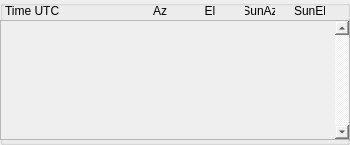
   <widget class="QGroupBox" name="groupBox">
    <property name="geometry">
     <rect>
      <x>420</x>
      <y>240</y>
      <width>350</width>
      <height>145</height>
     </rect>
    </property>
    <property name="sizePolicy">
     <sizepolicy hsizetype="Fixed" vsizetype="Fixed">
      <horstretch>0</horstretch>
      <verstretch>0</verstretch>
     </sizepolicy>
    </property>
    <property name="minimumSize">
     <size>
      <width>350</width>
      <height>145</height>
     </size>
    </property>
    <property name="maximumSize">
     <size>
      <width>350</width>
      <height>140</height>
     </size>
    </property>
    <property name="contextMenuPolicy">
     <enum>Qt::NoContextMenu</enum>
    </property>
    <property name="autoFillBackground">
     <bool>false</bool>
    </property>
    <property name="styleSheet">
     <string notr="true">border-color: rgb(0, 0, 0);</string>
    </property>
    <property name="title">
     <string/>
    </property>
    <property name="flat">
     <bool>false</bool>
    </property>
    <property name="checkable">
     <bool>false</bool>
    </property>
    <widget class="QScrollArea" name="sessions_scroll_area">
     <property name="geometry">
      <rect>
       <x>0</x>
       <y>20</y>
       <width>350</width>
       <height>120</height>
      </rect>
     </property>
     <property name="sizePolicy">
      <sizepolicy hsizetype="Fixed" vsizetype="Fixed">
       <horstretch>0</horstretch>
       <verstretch>0</verstretch>
      </sizepolicy>
     </property>
     <property name="minimumSize">
      <size>
       <width>350</width>
       <height>120</height>
      </size>
     </property>
     <property name="maximumSize">
      <size>
       <width>350</width>
       <height>120</height>
      </size>
     </property>
     <property name="verticalScrollBarPolicy">
      <enum>Qt::ScrollBarAlwaysOn</enum>
     </property>
     <property name="horizontalScrollBarPolicy">
      <enum>Qt::ScrollBarAlwaysOff</enum>
     </property>
     <property name="widgetResizable">
      <bool>true</bool>
     </property>
     <property name="alignment">
      <set>Qt::AlignLeading|Qt::AlignLeft|Qt::AlignTop</set>
     </property>
     <widget class="QWidget" name="scrollAreaWidgetContents_2">
      <property name="geometry">
       <rect>
        <x>0</x>
        <y>0</y>
        <width>331</width>
        <height>118</height>
       </rect>
      </property>
     </widget>
    </widget>
    <widget class="QWidget" name="horizontalLayoutWidget">
     <property name="geometry">
      <rect>
       <x>0</x>
       <y>0</y>
       <width>352</width>
       <height>22</height>
      </rect>
     </property>
     <layout class="QHBoxLayout" name="sessions_info_layout">
      <property name="spacing">
       <number>0</number>
      </property>
      <item>
       <spacer name="horizontalSpacer_7">
        <property name="orientation">
         <enum>Qt::Horizontal</enum>
        </property>
        <property name="sizeType">
         <enum>QSizePolicy::Fixed</enum>
        </property>
        <property name="sizeHint" stdset="0">
         <size>
          <width>5</width>
          <height>20</height>
         </size>
        </property>
       </spacer>
      </item>
      <item>
       <widget class="QLabel" name="session_time_text_label">
        <property name="sizePolicy">
         <sizepolicy hsizetype="Fixed" vsizetype="Fixed">
          <horstretch>0</horstretch>
          <verstretch>0</verstretch>
         </sizepolicy>
        </property>
        <property name="minimumSize">
         <size>
          <width>110</width>
          <height>20</height>
         </size>
        </property>
        <property name="maximumSize">
         <size>
          <width>110</width>
          <height>20</height>
         </size>
        </property>
        <property name="font">
         <font>
          <weight>50</weight>
          <bold>false</bold>
         </font>
        </property>
        <property name="text">
         <string>Time UTC</string>
        </property>
       </widget>
      </item>
      <item>
       <spacer name="horizontalSpacer">
        <property name="orientation">
         <enum>Qt::Horizontal</enum>
        </property>
        <property name="sizeType">
         <enum>QSizePolicy::Fixed</enum>
        </property>
        <property name="sizeHint" stdset="0">
         <size>
          <width>30</width>
          <height>20</height>
         </size>
        </property>
       </spacer>
      </item>
      <item>
       <widget class="QLabel" name="azimuth_session_text_label">
        <property name="sizePolicy">
         <sizepolicy hsizetype="Fixed" vsizetype="Fixed">
          <horstretch>0</horstretch>
          <verstretch>0</verstretch>
         </sizepolicy>
        </property>
        <property name="minimumSize">
         <size>
          <width>30</width>
          <height>20</height>
         </size>
        </property>
        <property name="maximumSize">
         <size>
          <width>30</width>
          <height>20</height>
         </size>
        </property>
        <property name="font">
         <font>
          <weight>50</weight>
          <bold>false</bold>
         </font>
        </property>
        <property name="text">
         <string>Az</string>
        </property>
        <property name="alignment">
         <set>Qt::AlignCenter</set>
        </property>
       </widget>
      </item>
      <item>
       <spacer name="horizontalSpacer_4">
        <property name="orientation">
         <enum>Qt::Horizontal</enum>
        </property>
        <property name="sizeType">
         <enum>QSizePolicy::Fixed</enum>
        </property>
        <property name="sizeHint" stdset="0">
         <size>
          <width>20</width>
          <height>20</height>
         </size>
        </property>
       </spacer>
      </item>
      <item>
       <widget class="QLabel" name="elevation_session_text_label">
        <property name="sizePolicy">
         <sizepolicy hsizetype="Fixed" vsizetype="Fixed">
          <horstretch>0</horstretch>
          <verstretch>0</verstretch>
         </sizepolicy>
        </property>
        <property name="minimumSize">
         <size>
          <width>30</width>
          <height>20</height>
         </size>
        </property>
        <property name="maximumSize">
         <size>
          <width>30</width>
          <height>20</height>
         </size>
        </property>
        <property name="font">
         <font>
          <weight>50</weight>
          <bold>false</bold>
         </font>
        </property>
        <property name="text">
         <string>El</string>
        </property>
        <property name="alignment">
         <set>Qt::AlignCenter</set>
        </property>
       </widget>
      </item>
      <item>
       <spacer name="horizontalSpacer_2">
        <property name="orientation">
         <enum>Qt::Horizontal</enum>
        </property>
        <property name="sizeType">
         <enum>QSizePolicy::Fixed</enum>
        </property>
        <property name="sizeHint" stdset="0">
         <size>
          <width>20</width>
          <height>20</height>
         </size>
        </property>
       </spacer>
      </item>
      <item>
       <widget class="QLabel" name="sun_azimuth_text_label">
        <property name="sizePolicy">
         <sizepolicy hsizetype="Fixed" vsizetype="Fixed">
          <horstretch>0</horstretch>
          <verstretch>0</verstretch>
         </sizepolicy>
        </property>
        <property name="minimumSize">
         <size>
          <width>30</width>
          <height>20</height>
         </size>
        </property>
        <property name="maximumSize">
         <size>
          <width>30</width>
          <height>20</height>
         </size>
        </property>
        <property name="font">
         <font>
          <weight>50</weight>
          <bold>false</bold>
         </font>
        </property>
        <property name="text">
         <string>SunAz</string>
        </property>
        <property name="alignment">
         <set>Qt::AlignCenter</set>
        </property>
       </widget>
      </item>
      <item>
       <spacer name="horizontalSpacer_3">
        <property name="orientation">
         <enum>Qt::Horizontal</enum>
        </property>
        <property name="sizeType">
         <enum>QSizePolicy::Fixed</enum>
        </property>
        <property name="sizeHint" stdset="0">
         <size>
          <width>20</width>
          <height>20</height>
         </size>
        </property>
       </spacer>
      </item>
      <item>
       <widget class="QLabel" name="sun_elevation_text_label">
        <property name="sizePolicy">
         <sizepolicy hsizetype="Fixed" vsizetype="Fixed">
          <horstretch>0</horstretch>
          <verstretch>0</verstretch>
         </sizepolicy>
        </property>
        <property name="minimumSize">
         <size>
          <width>30</width>
          <height>20</height>
         </size>
        </property>
        <property name="maximumSize">
         <size>
          <width>30</width>
          <height>20</height>
         </size>
        </property>
        <property name="font">
         <font>
          <weight>50</weight>
          <bold>false</bold>
         </font>
        </property>
        <property name="text">
         <string>SunEl</string>
        </property>
        <property name="alignment">
         <set>Qt::AlignCenter</set>
        </property>
       </widget>
      </item>
      <item>
       <spacer name="horizontalSpacer_6">
        <property name="orientation">
         <enum>Qt::Horizontal</enum>
        </property>
        <property name="sizeType">
         <enum>QSizePolicy::Fixed</enum>
        </property>
        <property name="sizeHint" stdset="0">
         <size>
          <width>25</width>
          <height>20</height>
         </size>
        </property>
       </spacer>
      </item>
     </layout>
    </widget>
   </widget>
